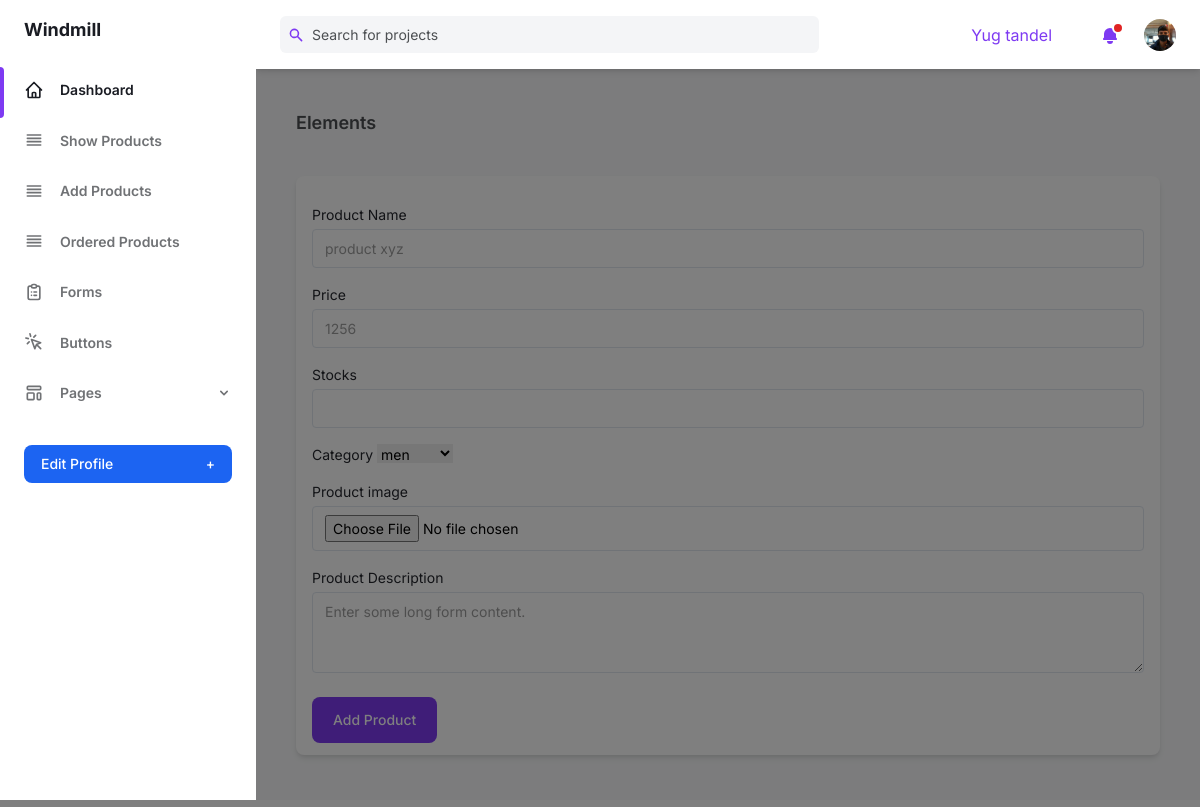
The page /seller/add_product/ (signed in) on the database its author committed.
### seller/models.py (models this page shows, shortened)
class Seller(models.Model):
    user_name = models.CharField(max_length=50)
    mobile = models.CharField(max_length=15)
    email = models.EmailField(unique=True)
    address = models.TextField(max_length=250,blank=True, null=True)
    password = models.CharField(max_length=50)
    pic = models.FileField(upload_to='seller_profile_pic', default='avtar.jpg', blank=True,null=True)

### seller/views.py (the view)
# urls.py: path('add_product/',add_product, name='add_product'),
def add_product(request):
    try:
        seller_obj = Seller.objects.get(email = request.session['seller_email'])
        if request.method == 'POST':
            Product.objects.create(
                product_name = request.POST['product_name'],
                price = request.POST['price'],
                des = request.POST['des'],
                product_stock = request.POST['stock'],
                category = request.POST['field'],
                product_pic = request.FILES['product_pic'],
                seller = seller_obj
            )
            return render(request, 'add-product.html',{'msg':'product added successfully','seller_obj':seller_obj})
        else:
            p1 = Product()
            choices =  p1.product_choice
            return render(request, 'add-product.html',{'seller_obj':seller_obj,'choices':choices})
    except:
        return render(request, 'seller-login.html',{'msg':'please login to your account'})

### seller/templates/add-product.html (shortened to what this page needs)
{% extends "seller-header.html" %}
{% load static %}
{% block content %}
<div class="margin_padding" style="margin: 20px; padding: 20px;">
<h4
class="mb-4 text-lg font-semibold text-gray-600 dark:text-gray-300"
>
Elements
</h4>
<form action="{% url 'add_product' %}" method="post" enctype="multipart/form-data">
  <br>
<div
class="px-4 py-3 mb-8 bg-white rounded-lg shadow-md dark:bg-gray-800"
>
<label class="block  mt-4 text-sm">
  <span class="text-gray-700 dark:text-gray-400">Product Name</span>
  <input
    class="block w-full mt-1 text-sm dark:border-gray-600 dark:bg-gray-700 focus:border-purple-400 focus:outline-none focus:shadow-outline-purple dark:text-gray-300 dark:focus:shadow-outline-gray form-input"
    placeholder="product xyz"
    name="product_name"
    required
  />
</label>
<label class="block  mt-4 text-sm">
    <span class="text-gray-700 dark:text-gray-400">Price</span>
    <input
      class="block w-full mt-1 text-sm dark:border-gray-600 dark:bg-gray-700 focus:border-purple-400 focus:outline-none focus:shadow-outline-purple dark:text-gray-300 dark:focus:shadow-outline-gray form-input"
      placeholder="1256"
      name="price"
      required
    />
  </label>
  <label class="block  mt-4 text-sm">
    <span class="text-gray-700 dark:text-gray-400">Stocks</span>
    <input
      class="block w-full mt-1 text-sm dark:border-gray-600 dark:bg-gray-700 focus:border-purple-400 focus:outline-none focus:shadow-outline-purple dark:text-gray-300 dark:focus:shadow-outline-gray form-input"
      type="number"
      name="stock"
      required
    />
  </label>
  <label class="block  mt-4 text-sm">
    <span class="text-gray-700 dark:text-gray-400">Category</span>
    <select name="field" id="">
      {% for i in choices %}
      <option value="{{i.0}}">{{i.0}}</option>
      {% endfor %}
    </select>
  </label>
  <label class="block  mt-4 text-sm">
    <span class="text-gray-700 dark:text-gray-400">Product image</span>
    <input
      class="block w-full mt-1 text-sm dark:border-gray-600 dark:bg-gray-700 focus:border-purple-400 focus:outline-none focus:shadow-outline-purple dark:text-gray-300 dark:focus:shadow-outline-gray form-input"
      placeholder="Jane Doe"
      type="file"
      name="product_pic"
      accept=".jpg,.png,.jpeg,.webp"
      required
    />
  </label>
<label class="block mt-4 text-sm">
  <span class="text-gray-700 dark:text-gray-400">Product Description</span>
  <textarea
    class="block w-full mt-1 text-sm dark:text-gray-300 dark:border-gray-600 dark:bg-gray-700 form-textarea focus:border-purple-400 focus:outline-none focus:shadow-outline-purple dark:focus:shadow-outline-gray"
    rows="3"
    placeholder="Enter some long form content."
    name="des"
    required
  ></textarea>
</label>
<div class="flex mt-6 text-sm">
  <label class="flex items-center dark:text-gray-400">
    <button class="px-5 py-3 font-medium leading-5 text-white transition-colors duration-150 bg-purple-600 border border-transparent rounded-lg active:bg-purple-600 hover:bg-purple-700 focus:outline-none focus:shadow-outline-purple">
      Add Product
    </button>
  </label>
</div>
</form>
</div>
</div>
{% endblock %}

### seller/templates/seller-header.html (shortened to what this page needs)
{% load static %}
<!DOCTYPE html>
<html :class="{ 'theme-dark': dark }" x-data="data()" lang="en">
  <head>
    <link
      rel="stylesheet"
      href="{% static 'assets/css/tailwind.output.css' %}"
    />
    <link
      rel="stylesheet"
      href="https://cdnjs.cloudflare.com/ajax/libs/Chart.js/2.9.3/Chart.min.css"
    />
  </head>
  <body>
    <div
      class="flex h-screen bg-gray-50 dark:bg-gray-900"
      :class="{ 'overflow-hidden': isSideMenuOpen }"
    >
      <aside
        class="z-20 hidden w-64 overflow-y-auto bg-white dark:bg-gray-800 md:block flex-shrink-0"
      >
        <div class="py-4 text-gray-500 dark:text-gray-400">
          <a
            class="ml-6 text-lg font-bold text-gray-800 dark:text-gray-200"
            href="#"
          >
            Windmill
          </a>
          <ul class="mt-6">
            <li class="relative px-6 py-3">
              <span
                class="absolute inset-y-0 left-0 w-1 bg-purple-600 rounded-tr-lg rounded-br-lg"
                aria-hidden="true"
              ></span>
              <a
                class="inline-flex items-center w-full text-sm font-semibold text-gray-800 transition-colors duration-150 hover:text-gray-800 dark:hover:text-gray-200 dark:text-gray-100"
                href="{% url 'seller_index' %}"
              >
                <svg
                  class="w-5 h-5"
                  aria-hidden="true"
                  fill="none"
                  stroke-linecap="round"
                  stroke-linejoin="round"
                  stroke-width="2"
                  viewBox="0 0 24 24"
                  stroke="currentColor"
                >
                  <path
                    d="M3 12l2-2m0 0l7-7 7 7M5 10v10a1 1 0 001 1h3m10-11l2 2m-2-2v10a1 1 0 01-1 1h-3m-6 0a1 1 0 001-1v-4a1 1 0 011-1h2a1 1 0 011 1v4a1 1 0 001 1m-6 0h6"
                  ></path>
                </svg>
                <span class="ml-4">Dashboard</span>
              </a>
            </li>
          </ul>
          <ul>
            <li class="relative px-6 py-3">
              <a
                class="inline-flex items-center w-full text-sm font-semibold transition-colors duration-150 hover:text-gray-800 dark:hover:text-gray-200"
                href="{% url 'show_product' %}"
              >
                <svg
                  class="w-5 h-5"
                  aria-hidden="true"
                  fill="none"
                  stroke-linecap="round"
                  stroke-linejoin="round"
                  stroke-width="2"
                  viewBox="0 0 24 24"
                  stroke="currentColor"
                >
                  <path d="M4 6h16M4 10h16M4 14h16M4 18h16"></path>
                </svg>
                <span class="ml-4">Show Products</span>
              </a>
            </li>
            <li class="relative px-6 py-3">
              <a
                class="inline-flex items-center w-full text-sm font-semibold transition-colors duration-150 hover:text-gray-800 dark:hover:text-gray-200"
                href="{% url 'add_product' %}"
              >
                <svg
                  class="w-5 h-5"
                  aria-hidden="true"
                  fill="none"
                  stroke-linecap="round"
                  stroke-linejoin="round"
                  stroke-width="2"
                  viewBox="0 0 24 24"
                  stroke="currentColor"
                >
                  <path d="M4 6h16M4 10h16M4 14h16M4 18h16"></path>
                </svg>
                <span class="ml-4">Add Products</span>
              </a>
            </li>
            <li class="relative px-6 py-3">
              <a
                class="inline-flex items-center w-full text-sm font-semibold transition-colors duration-150 hover:text-gray-800 dark:hover:text-gray-200"
                href="{% url 'ordered_products' %}"
              >
                <svg
                  class="w-5 h-5"
                  aria-hidden="true"
                  fill="none"
                  stroke-linecap="round"
                  stroke-linejoin="round"
                  stroke-width="2"
                  viewBox="0 0 24 24"
                  stroke="currentColor"
                >
                  <path d="M4 6h16M4 10h16M4 14h16M4 18h16"></path>
                </svg>
                <span class="ml-4">Ordered Products</span>
              </a>
            </li>
            <li class="relative px-6 py-3">
              <a
                class="inline-flex items-center w-full text-sm font-semibold transition-colors duration-150 hover:text-gray-800 dark:hover:text-gray-200"
                href="{% url 'forms' %}"
              >
                <span class="ml-4">Forms</span>
              </a>
            </li>
            <li class="relative px-6 py-3">
              <a
                class="inline-flex items-center w-full text-sm font-semibold transition-colors duration-150 hover:text-gray-800 dark:hover:text-gray-200"
                href="{% url 'buttons' %}"
              >
                <svg
                  class="w-5 h-5"
                  aria-hidden="true"
                  fill="none"
                  stroke-linecap="round"
                  stroke-linejoin="round"
                  stroke-width="2"
                  viewBox="0 0 24 24"
                  stroke="currentColor"
                >
                  <path
                    d="M15 15l-2 5L9 9l11 4-5 2zm0 0l5 5M7.188 2.239l.777 2.897M5.136 7.965l-2.898-.777M13.95 4.05l-2.122 2.122m-5.657 5.656l-2.12 2.122"
                  ></path>
                </svg>
                <span class="ml-4">Buttons</span>
              </a>
            </li>
            <li class="relative px-6 py-3">
              <button
                class="inline-flex items-center justify-between w-full text-sm font-semibold transition-colors duration-150 hover:text-gray-800 dark:hover:text-gray-200"
                @click="togglePagesMenu"
                aria-haspopup="true"
              >
                <span class="inline-flex items-center">
                  <span class="ml-4">Pages</span>
                </span>
                <svg
                  class="w-4 h-4"
                  aria-hidden="true"
                  fill="currentColor"
                  viewBox="0 0 20 20"
                >
                  <path
                    fill-rule="evenodd"
                    d="M5.293 7.293a1 1 0 011.414 0L10 10.586l3.293-3.293a1 1 0 111.414 1.414l-4 4a1 1 0 01-1.414 0l-4-4a1 1 0 010-1.414z"
                    clip-rule="evenodd"
                  ></path>
                </svg>
              </button>
            </li>
          </ul>
          <div class="px-6 my-6">
            <a href="{% url 'seller_edit_profile' %}"><button
              class="flex items-center justify-between w-full px-4 py-2 text-sm font-medium leading-5 text-white transition-colors duration-150 bg-blue-600 border border-transparent rounded-lg active:bg-purple-600 hover:bg-purple-700 focus:outline-none focus:shadow-outline-purple"
            >
              Edit Profile
              <span class="ml-2" aria-hidden="true">+</span>
            </button>
          </a>
          </div>
        </div>
      </aside>
      <div
        x-show="isSideMenuOpen"
        x-transition:enter="transition ease-in-out duration-150"
        x-transition:enter-start="opacity-0"
        x-transition:enter-end="opacity-100"
        x-transition:leave="transition ease-in-out duration-150"
        x-transition:leave-start="opacity-100"
        x-transition:leave-end="opacity-0"
        class="fixed inset-0 z-10 flex items-end bg-black bg-opacity-50 sm:items-center sm:justify-center"
      ></div>
      <div class="flex flex-col flex-1 w-full">
        <header class="z-10 py-4 bg-white shadow-md dark:bg-gray-800">
          <div
            class="container flex items-center justify-between h-full px-6 mx-auto text-purple-600 dark:text-purple-300"
          >
            <div class="flex justify-center flex-1 lg:mr-32">
              <div
                class="relative w-full max-w-xl mr-6 focus-within:text-purple-500"
              >
                <div class="absolute inset-y-0 flex items-center pl-2">
                  <svg
                    class="w-4 h-4"
                    aria-hidden="true"
                    fill="currentColor"
                    viewBox="0 0 20 20"
                  >
                    <path
                      fill-rule="evenodd"
                      d="M8 4a4 4 0 100 8 4 4 0 000-8zM2 8a6 6 0 1110.89 3.476l4.817 4.817a1 1 0 01-1.414 1.414l-4.816-4.816A6 6 0 012 8z"
                      clip-rule="evenodd"
                    ></path>
                  </svg>
                </div>
                <input
                  class="w-full pl-8 pr-2 text-sm text-gray-700 placeholder-gray-600 bg-gray-100 border-0 rounded-md dark:placeholder-gray-500 dark:focus:shadow-outline-gray dark:focus:placeholder-gray-600 dark:bg-gray-700 dark:text-gray-200 focus:placeholder-gray-500 focus:bg-white focus:border-purple-300 focus:outline-none focus:shadow-outline-purple form-input"
                  type="text"
                  placeholder="Search for projects"
                  aria-label="Search"
                />
              </div>
            </div>
            <ul class="flex items-center flex-shrink-0 space-x-6">
              <li class="flex">{{seller_obj.user_name}}</li>
              <li class="relative">
                <button
                  class="relative align-middle rounded-md focus:outline-none focus:shadow-outline-purple"
                  @click="toggleNotificationsMenu"
                  @keydown.escape="closeNotificationsMenu"
                  aria-label="Notifications"
                  aria-haspopup="true"
                >
                  <svg
                    class="w-5 h-5"
                    aria-hidden="true"
                    fill="currentColor"
                    viewBox="0 0 20 20"
                  >
                    <path
                      d="M10 2a6 6 0 00-6 6v3.586l-.707.707A1 1 0 004 14h12a1 1 0 00.707-1.707L16 11.586V8a6 6 0 00-6-6zM10 18a3 3 0 01-3-3h6a3 3 0 01-3 3z"
                    ></path>
                  </svg>
                  <span
                    aria-hidden="true"
                    class="absolute top-0 right-0 inline-block w-3 h-3 transform translate-x-1 -translate-y-1 bg-red-600 border-2 border-white rounded-full dark:border-gray-800"
                  ></span>
                </button>
              </li>
              <li class="relative">
                <button
                  class="align-middle rounded-full focus:shadow-outline-purple focus:outline-none"
                  @click="toggleProfileMenu"
                  @keydown.escape="closeProfileMenu"
                  aria-label="Account"
                  aria-haspopup="true"
                >
                  <img
                    class="object-cover w-8 h-8 rounded-full"
                    src="{{seller_obj.pic.url}}"
                    alt=""
                    aria-hidden="true"
                  />
                </button>
              </li>
            </ul>
          </div>
        </header>
        {% block content %}
        {% endblock %}
      </div>
  </body>
</html>

### rows shown on the page
Seller: user_name "Yug tandel", pic (picture)

### other values the page prints
form field field "men"
